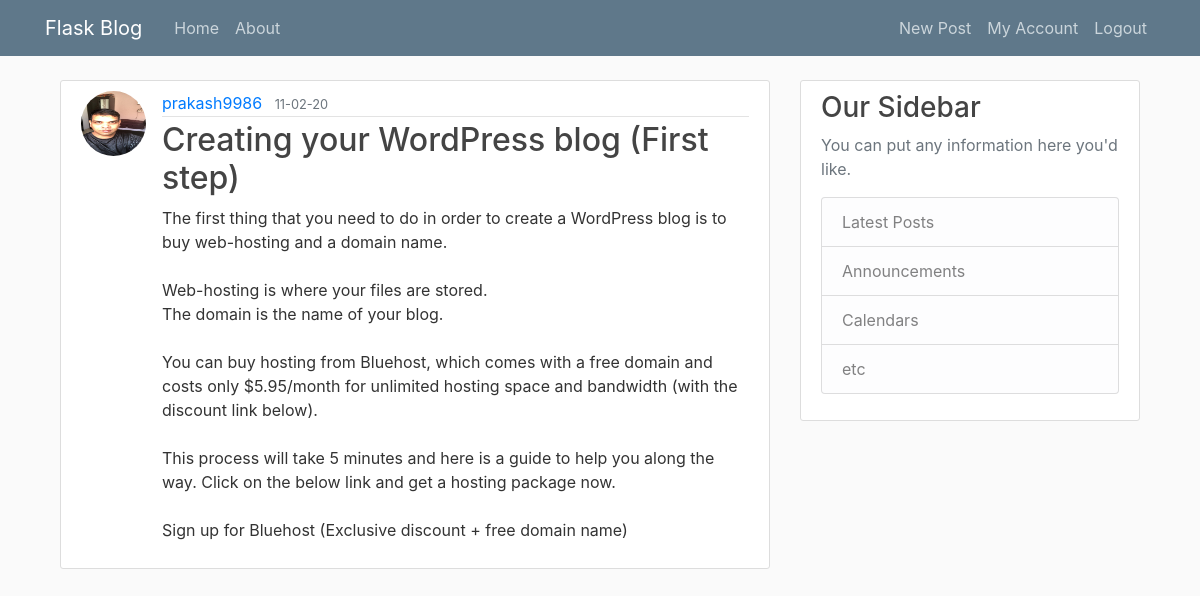
Screenshot of /post/4 (signed in) with the database file from the repository.
### pyflask/models.py (models this page shows, shortened)
class User(db.Model, UserMixin):
    id = db.Column(db.Integer, primary_key=True)
    username: str = db.Column(db.String(20), unique=True, nullable=False)
    email: str = db.Column(db.String(120), unique=True, nullable=False)
    image_file: str = db.Column(db.String(20), default='default.jpg', nullable=True)
    password = db.Column(db.String(60), nullable=False)
    posts = db.relationship('Post', backref='author', lazy=True)

class Post(db.Model):
    id = db.Column(db.Integer, primary_key=True)
    title = db.Column(db.String(100), nullable=False)
    date_posted = db.Column(db.DateTime, nullable=False, default=datetime.utcnow)
    content = db.Column(db.Text, nullable=False)
    user_id = db.Column(db.Integer, db.ForeignKey('user.id'), nullable=False)

### pyflask/routes.py (the view)
@app.route('/post/<int:post_id>')
@login_required
def post(post_id):
    post = Post.query.get_or_404(post_id)
    return render_template('post.html', title=post.title, post=post)

### pyflask/models.py (called while the page is built)
@login_manager.user_loader
def load_user(user_id):
    return User.query.get(int(user_id))

### pyflask/templates/post.html (shortened to what this page needs)
{% extends "layout.html" %}
{% block content %}
        <article class="media content-section">
            <img class="rounded-circle article-img" src="{{ url_for('static', filename='profile_pics/' + post.author.image_file)}}" alt="Author image"/>
            <div class="media-body">
                <div class="article-metadata">
                    <a class="mr-2" href="{{ url_for('user_posts', username=post.author.username) }}">{{ post.author.username }}</a>
                    <small class="text-muted">{{ post.date_posted.strftime('%d-%m-%y') }}</small>
                </div>
                <h2 class="article-title">{{ post.title }}</h2>
                <p class="article-content">{{ post.content }}</p>
            </div>
        </article>
{% endblock content %}

### pyflask/static/main.css (style rules this page uses)
body { background: #fafafa; color: #333333; margin-top: 5rem; }
h1, h2, h3, h4, h5, h6 { color: #444444; }
.content-section { background: #ffffff; padding: 10px 20px; border: 1px solid #dddddd; border-radius: 3px; margin-bottom: 20px; }
.article-title { color: #444444; }
.article-content { white-space: pre-line; }
.article-img { height: 65px; width: 65px; margin-right: 16px; }
.article-metadata { padding-bottom: 1px; margin-bottom: 4px; border-bottom: 1px solid #e3e3e3 }

### rows the page displays
User: image_file (picture), author.username "prakash9986"
Post: date_posted "11-02-20", title "Creating your WordPress blog (First step)", content "The first thing that you need to do in order to create a WordPress blog is to buy web-hosting and a domain name. Web-hosting is where your files are stored. The domain is the name of your blog. You can buy hosting from Bluehost, which comes with a free domain and costs only $5.95/month for unlimited hosting space and bandwidth (with the discount link below). This process will take 5 minutes and here is a guide to help you along the way. Click on the below link and get a hosting package now. Sign up for Bluehost (Exclusive discount + free domain name)"
